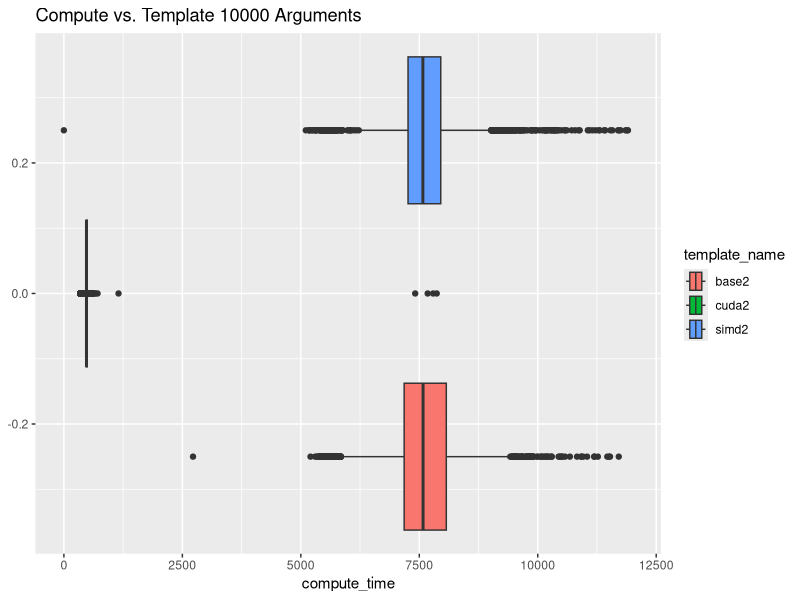
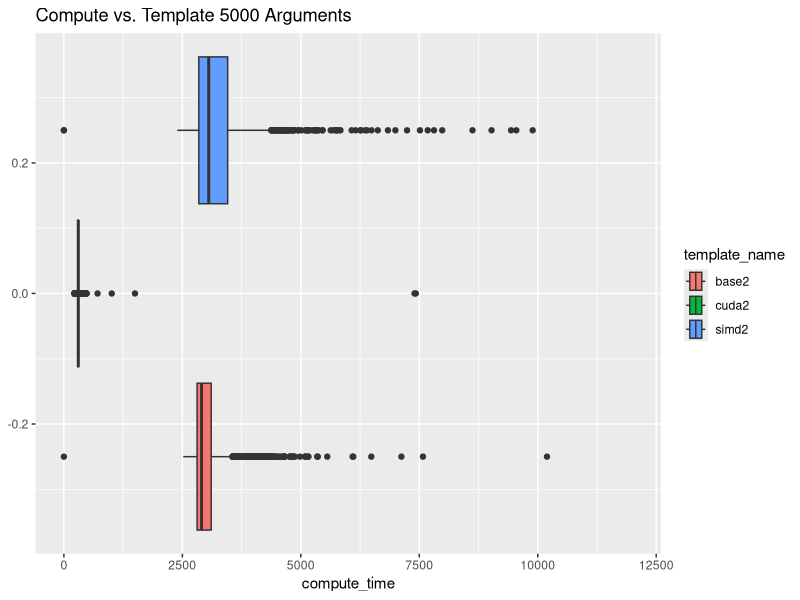
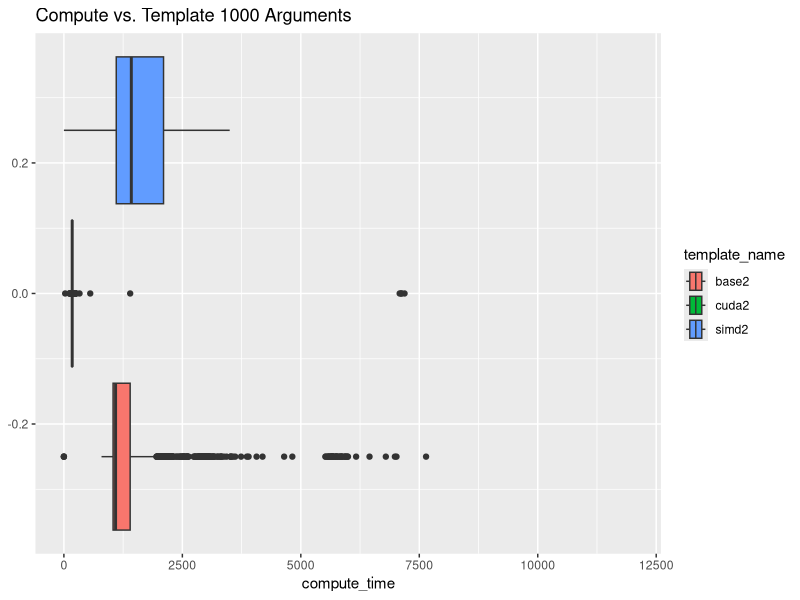
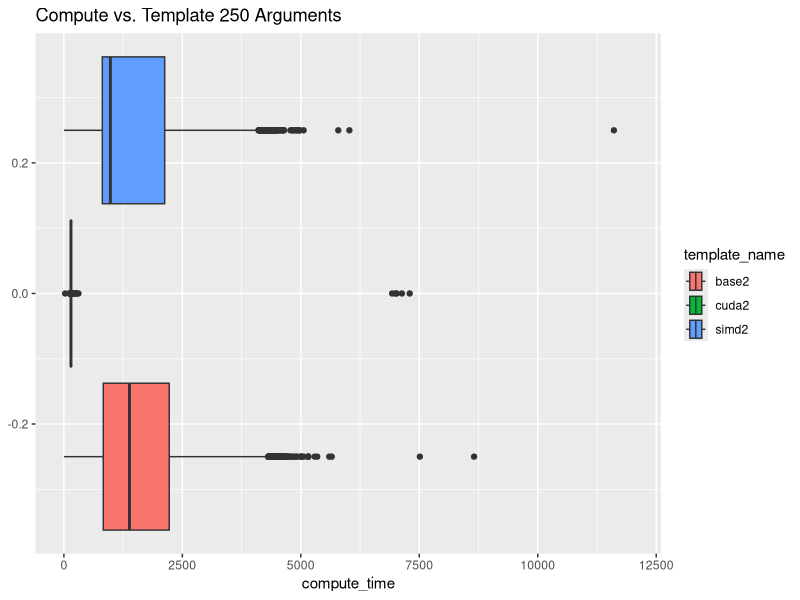
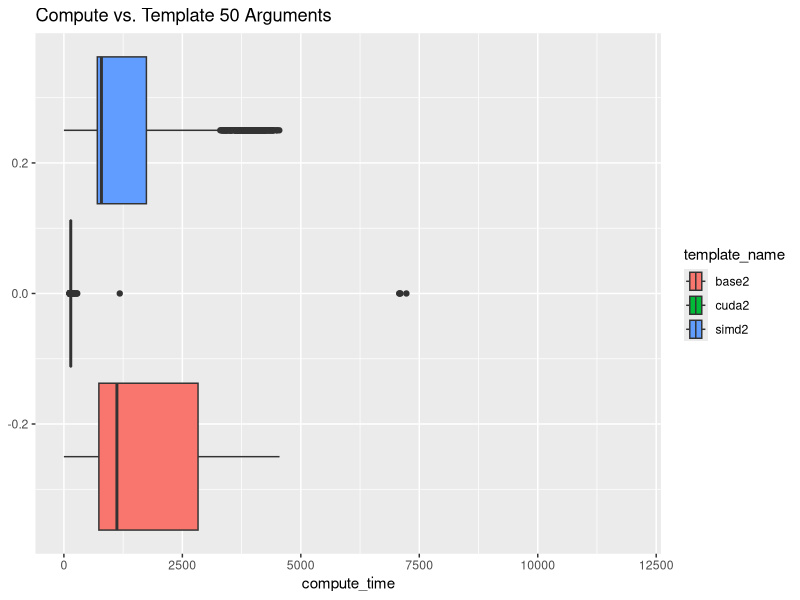
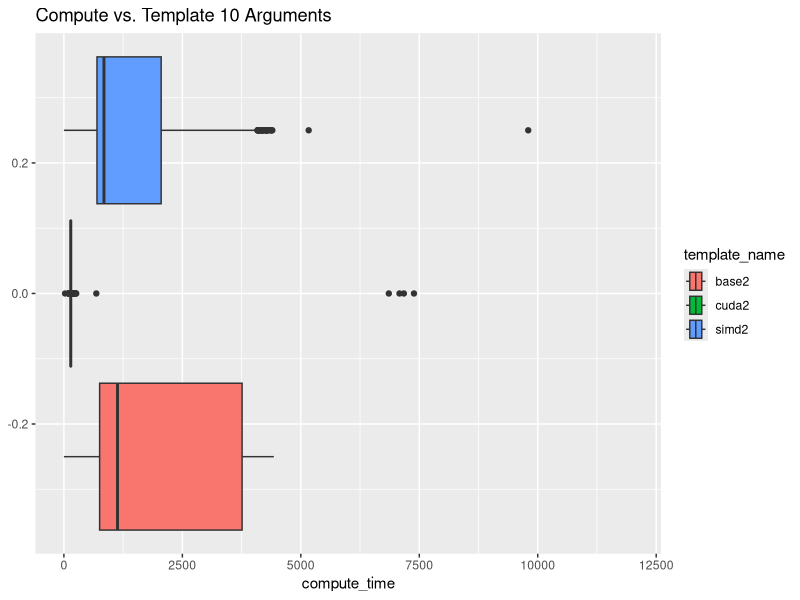
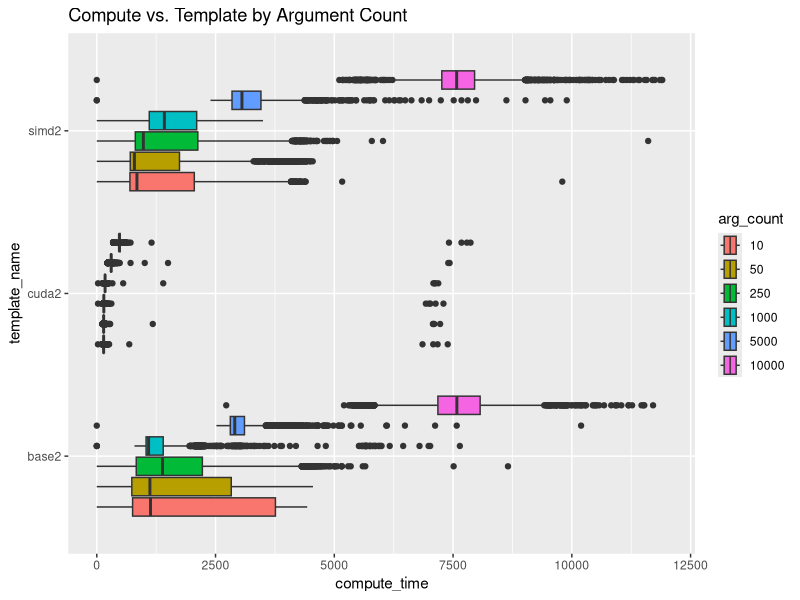

R code for these plots, in order:
#!/usr/bin/env Rscript

library(ggplot2)
library(dplyr)

data <- read.csv("results.csv")
data$pattern_number <- as.factor(data$pattern_number)
data$arg_count <- as.factor(data$arg_count)

data_base <- data %>% filter(template_name == "base2")
data_cuda <- data %>% filter(template_name == "cuda2")
data_simd <- data %>% filter(template_name == "simd2")

data_10000 <- data %>% filter(arg_count == 10000)
data_5000 <- data %>% filter(arg_count == 5000)
data_1000 <- data %>% filter(arg_count == 1000)
data_250 <- data %>% filter(arg_count == 250)
data_50 <- data %>% filter(arg_count == 50)
data_10 <- data %>% filter(arg_count == 10)

png(sprintf("images/compute_v_template_10000.png"))
ggplot(data_10000, aes(x = compute_time, t = template_name, fill = template_name)) +
  geom_boxplot() +
  ggtitle("Compute vs. Template 10000 Arguments") +
  xlim(0, 12000)

png(sprintf("images/compute_v_template_5000.png"))
ggplot(data_5000, aes(x = compute_time, t = template_name, fill = template_name)) +
  geom_boxplot() +
  ggtitle("Compute vs. Template 5000 Arguments") +
  xlim(0, 12000)

png(sprintf("images/compute_v_template_1000.png"))
ggplot(data_1000, aes(x = compute_time, t = template_name, fill = template_name)) +
  geom_boxplot() +
  ggtitle("Compute vs. Template 1000 Arguments") +
  xlim(0, 12000)

png(sprintf("images/compute_v_template_250.png"))
ggplot(data_250, aes(x = compute_time, t = template_name, fill = template_name)) +
  geom_boxplot() +
  ggtitle("Compute vs. Template 250 Arguments") +
  xlim(0, 12000)

png(sprintf("images/compute_v_template_50.png"))
ggplot(data_50, aes(x = compute_time, t = template_name, fill = template_name)) +
  geom_boxplot() +
  ggtitle("Compute vs. Template 50 Arguments") +
  xlim(0, 12000)

png(sprintf("images/compute_v_template_10.png"))
ggplot(data_10, aes(x = compute_time, t = template_name, fill = template_name)) +
  geom_boxplot() +
  ggtitle("Compute vs. Template 10 Arguments") +
  xlim(0, 12000)

png(sprintf("images/compute_v_template_all.png"))
ggplot(data, aes(x = compute_time, y = template_name, z = arg_count, fill = arg_count)) +
  geom_boxplot() +
  ggtitle("Compute vs. Template by Argument Count") +
  xlim(0, 12000)
